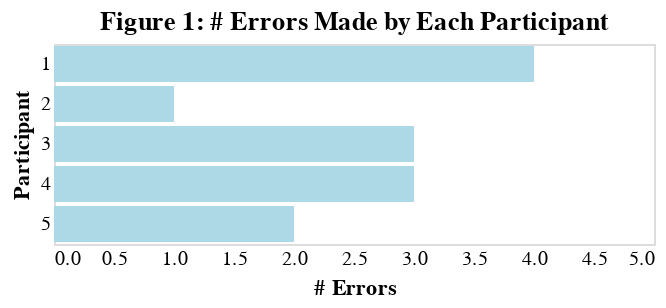

This figure's notebook cell:
### Code cell
# Bar chart for number of errors made by each participant
chart_errors = alt.Chart(data).mark_bar(color = "lightblue").encode(
    y=alt.Y('Participant:O'),
    x=alt.X('Errors_made:Q', title = "# Errors", 
            scale = alt.Scale(domain = [0, 5]), 
            #axis = alt.Axis(values=[0, 1, 2, 3, 4, 5])
           ),
    #color='Participant:N'
).properties(
    title = 'Figure 1: # Errors Made by Each Participant'
).configure_axis(
    grid = False,  
    tickSize = 0,   
    domain = False  # Removes axis lines
)

chart_errors

### Figure 1 — Vega-Lite specification as saved in the notebook (floating-point values rounded to 4 significant figures)
{"config": {"view": {"continuousWidth": 300, "continuousHeight": 300}, "axis": {"domain": false, "grid": false, "tickSize": 0}}, "data": {"name": "data-b12f47d9cedd5e57de8f7e3fe3319e2d"}, "mark": {"type": "bar", "color": "lightblue"}, "encoding": {"x": {"field": "Errors_made", "scale": {"domain": [0, 5]}, "title": "# Errors", "type": "quantitative"}, "y": {"field": "Participant", "type": "ordinal"}}, "title": "Figure 1: # Errors Made by Each Participant", "$schema": "https://vega.github.io/schema/vega-lite/v5.8.0.json", "datasets": {"data-b12f47d9cedd5e57de8f7e3fe3319e2d": [{"Participant": 1, "Errors_made": 4, "Time_to_add_to_list": 19, "Time_to_add_tag": 34, "Time_to_hover_search": 15, "Time_browsing_lists": 79}, {"Participant": 2, "Errors_made": 1, "Time_to_add_to_list": 10, "Time_to_add_tag": 40, "Time_to_hover_search": 1, "Time_browsing_lists": 70}, {"Participant": 3, "Errors_made": 3, "Time_to_add_to_list": 6, "Time_to_add_tag": 40, "Time_to_hover_search": 0, "Time_browsing_lists": 120}, {"Participant": 4, "Errors_made": 3, "Time_to_add_to_list": 2, "Time_to_add_tag": 19, "Time_to_hover_search": 1, "Time_browsing_lists": 5}, {"Participant": 5, "Errors_made": 2, "Time_to_add_to_list": 40, "Time_to_add_tag": 50, "Time_to_hover_search": 3, "Time_browsing_lists": 160}]}}
